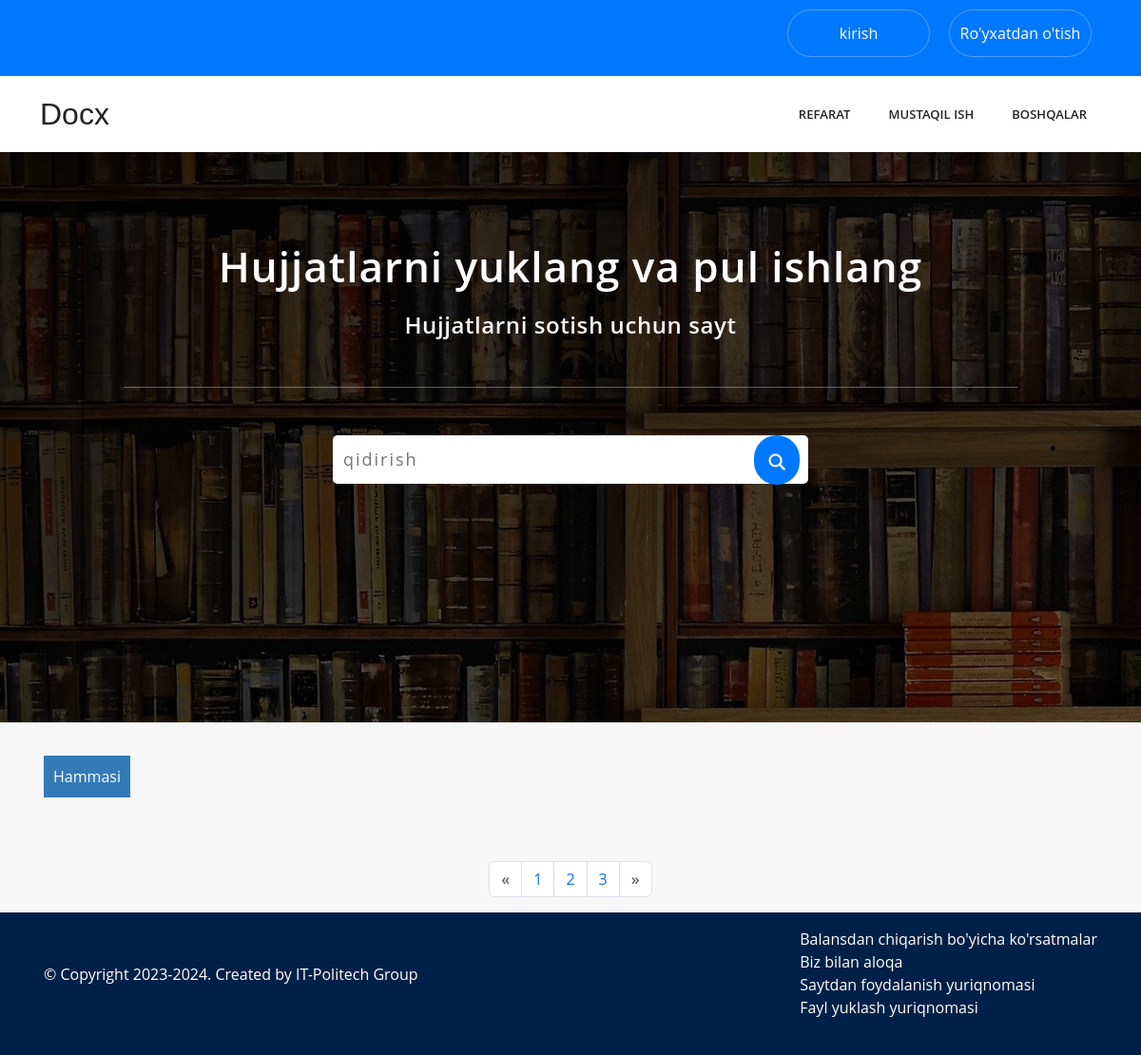
The app's page /, older data.
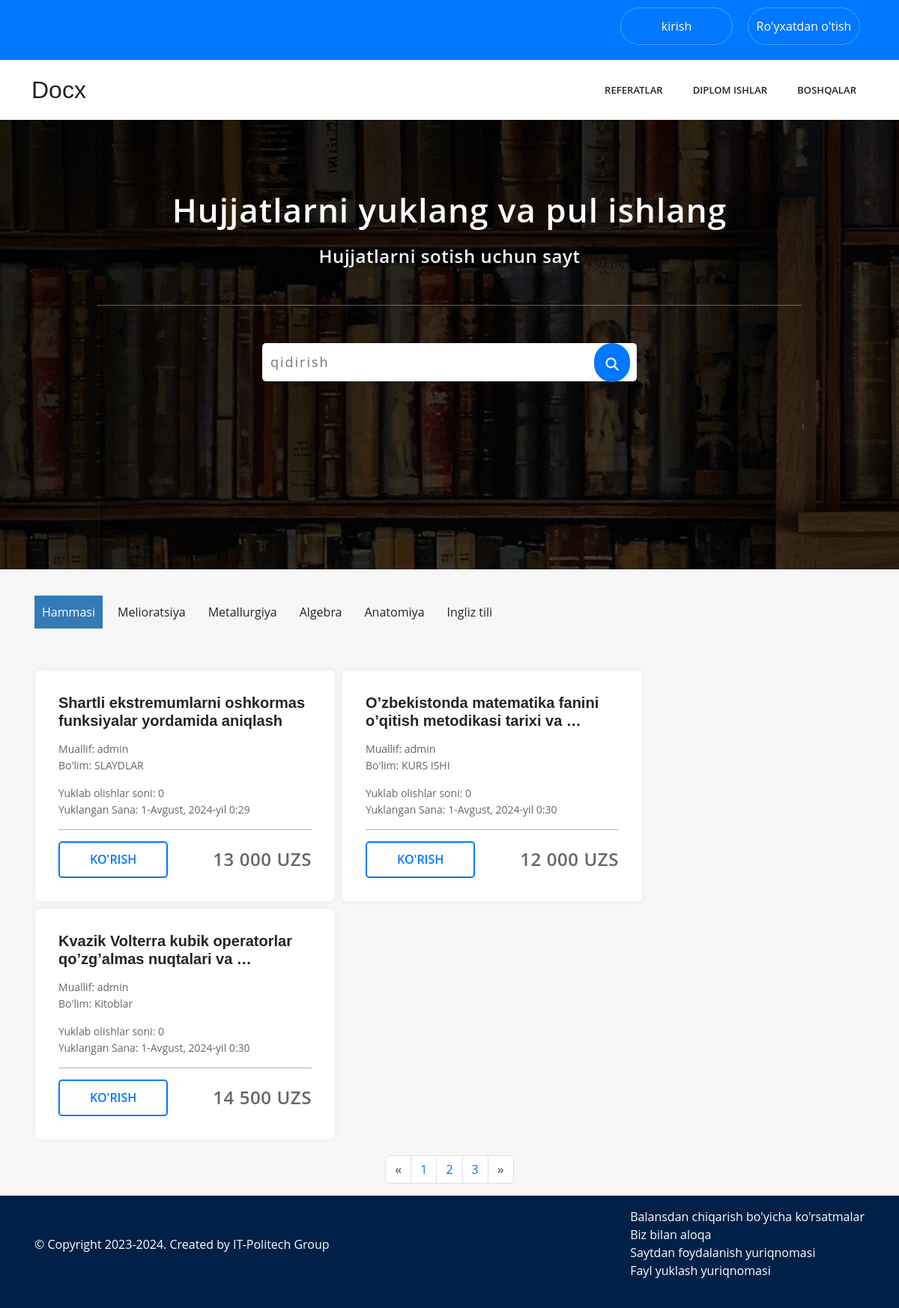
The same page, newer data.
### products/models.py (models this page shows, shortened)
class Category(models.Model):
    name = models.CharField( max_length=150)
    class Meta:
        verbose_name = "category"
        verbose_name_plural = "categorys"
    def __str__(self):
        return self.name

class CategoryScience(models.Model):
    name = models.CharField( max_length=100)
    class Meta:
        verbose_name = "category Science"
        verbose_name_plural = "category Science"

class Product(models.Model):
    Author = models.ForeignKey(CustomUser, on_delete=models.CASCADE)
    category = models.ForeignKey(Category, on_delete=models.CASCADE)
    categoryScience = models.ForeignKey("CategoryScience", on_delete=models.CASCADE)
    name = models.CharField( max_length=150, verbose_name='Mavzu')
    price = models.CharField( max_length=50, verbose_name='narxi')
    created = models.DateTimeField( auto_now_add=False, verbose_name='yuklangan sana')
    file = models.FileField( upload_to='Files/' )
    class Meta:
        verbose_name = "Article"
        verbose_name_plural = "Articles"

### users/models.py (models this page shows)
class CustomUser(AbstractUser):
    username = models.CharField(max_length=150, unique=True)
    phone_number = models.CharField(max_length=15)
    def __str__(self) -> str:
        return self.username

### myapp/views.py (the view)
# urls.py: path('', IndexView.as_view(), name='index'),
class IndexView(View):
    def get(self,request):
        products = Product.objects.all()
        category = Category.objects.all()
        science = CategoryScience.objects.all()
        context = {
            "products":products,
            "category":category,
            "science":science,
        }
        return render(request, "index.html", context)

### myapp/views.py (called while the page is built)
def for_all_pages(request):
    category = Category.objects.all()
    science = CategoryScience.objects.all()
    return {"category":category, "science":science}

### templates/index.html
{% extends "base.html" %}
{% load static %}
{% block content %}
    <section class="bg-img">
        <div class="container cont-nav-center">
            <h1>Hujjatlarni yuklang va pul ishlang</h1>
            <p>Hujjatlarni sotish uchun sayt</p>
            <div class="nav-cont-line"></div>
            <div class="cont-nav-center-box">
                <div class="search-input">
                    <input type="text" placeholder="qidirish">
                    <a href="#"><img src="{% static "img/Remove-bg.ai_1721827232078.png" %}"></a>
                </div>
            </div>
        </div>
    </section>
    <section class="categorys">
        <div class="container">
            <ul>
                <li><a href="#" class='active'>Hammasi</a></li>
                {% for i in science %}
                    <li><a href="{% url "main:article_list" i.pk %}">{{ i.name }}</a></li>
                {% endfor %}
            </ul>
        </div>
    </section>
    <section>
        <div class="container d-flex flex-wrap mb-3">
            {% for product in products %}
            {% if forloop.counter <= 6 %}
            <div class="card">
                <div class="card-body">
                    <h5 class="card-title">{{ product.name|truncatewords:7 }}</h5>
                    <div class="text-name">
                        <p class="p1">Muallif: {{ product.Author }} </p>
                        <p class="p2">Bo'lim: {{ product.category }} </p>
                    </div>
                    <div class="text-data">
                        <p class="p1">Yuklab olishlar soni: 0 </p>
                        <p class="p2">Yuklangan Sana: {{ product.created }} </p>
                    </div>
                    <div class="card-line"></div>
                    <div class="text-btn">
                        <a href="#">Ko'rish</a>
                        <h4>{{ product.price }} UZS</h4>
                    </div>
                </div>
            </div>
            {% endif %}
            {% endfor %}
        </div>
    </section>
    <div class="container">
        <nav aria-label="Page navigation example ">
            <ul class="pagination justify-content-center">
              <li class="page-item">
                <a class="page-link" href="#" aria-label="Previous">
                  <span aria-hidden="true">&laquo;</span>
                </a>
              </li>
              <li class="page-item"><a class="page-link" href="#">1</a></li>
              <li class="page-item"><a class="page-link" href="#">2</a></li>
              <li class="page-item"><a class="page-link" href="#">3</a></li>
              <li class="page-item">
                <a class="page-link" href="#" aria-label="Next">
                  <span aria-hidden="true">&raquo;</span>
                </a>
              </li>
            </ul>
          </nav>
    </div>
{% endblock content %}

### templates/base.html (shortened to what this page needs)
{% load static %}
<!DOCTYPE html>
<html lang="en">
<head>
    <link rel="stylesheet" href="{% static "css/bootstrap.css" %}">
    <link rel="stylesheet" href="{% static "css/main.css" %}">
</head>
<body>
    {% include "__navbar.html" %}
    {% block content %}{% endblock content %}
    {% include "__footer.html" %}
</body>
</html>

### templates/__navbar.html (shortened to what this page needs)
<nav class="navbar-top">
    <div class="container">
        <div class="navbar-box-top">
            {% if request.user.is_authenticated %}
                <a href="#">Fayl yuklash</a>
                <a href="">Profil</a>
                <a href="{% url "logout" %}">Log out</a>
            {% else %}
                <a href="{% url "login" %}">kirish</a>
                <a href="{% url "users:signup" %}">Ro'yxatdan o'tish</a>
            {% endif %}
        </div>
    </div>
    <div class="bg-2">
        <div class="container">
            <div class="navbar-box-bottom">
                <h2 class="link-h2">Docx</h2>
                <ul>
                    {% for i in category %}
                        {% if forloop.counter <= 2 %}
                            <li><a href="{% url 'main:category_list' i.pk %}">{{ i.name }}</a></li>
                        {% endif %}
                    {% endfor %}
                    <li class="vse"><a href="#">Boshqalar</a>
                    </li>
                </ul>
            </div>
        </div>
    </div>
</nav>

### templates/__footer.html
<footer>
    <div class="container p-3 d-flex justify-content-between">
        <div class="left">
            <h6>&copy; Copyright 2023-2024. Created by IT-Politech Group</h6>
        </div>
        <div class="right">
            <ul>
                <li><a href="#">Balansdan chiqarish bo'yicha ko'rsatmalar</a></li>
                <li><a href="#">Biz bilan aloqa</a></li>
                <li><a href="#">Saytdan foydalanish yuriqnomasi</a></li>
                <li><a href="#">Fayl yuklash yuriqnomasi</a></li>
            </ul>
        </div>
    </div>
</footer>

### static/css/main.css (style rules this page uses)
* { margin: 0; padding: 0; box-sizing: border-box; font-family: 'Open Sans', sans-serif; }
body { background-color: #f7f7f7; }
.navbar-top { background: #0078ff; }
.navbar-box-top { width: 100%; height: 80px; display: flex; justify-content: end; }
.navbar-box-top a { font-weight: 500; text-align: center; align-content: center; margin: 10px; border-radius: 30px; height: 50px; width: 150px; text-decoration: none; color: #fff; border: 1px solid rgba(255, 255, 255, 0.3); font-family: 'Open Sans', sans-serif; }
.bg-2 { background: #fff; }
.navbar-box-bottom { display: flex; justify-content: space-between; height: 80px; }
.navbar-box-bottom .link-h2 { display: flex; flex-direction: column; justify-content: center; text-decoration: none; color: #232323; font-weight: normal; font-family: 'Poppins', sans-serif; letter-spacing: 0; margin: 0; }
.navbar-box-bottom ul { display: flex; justify-content: space-between; list-style-type: none; }
.navbar-box-bottom ul li a { text-decoration: none; line-height: 80px; margin-left: 10px; color: #232323; transition: all .2s; font-size: 13px; font-weight: 600; letter-spacing: 0.06px; padding: 35px 15px; text-transform: uppercase; }
.bg-img { background-attachment: fixed; background-image: linear-gradient(rgba(0,0,0,0.7),rgba(0,0,0,0.5)),url(../img/rasm1.jpg); height: 600px; background-repeat: no-repeat; background-size: cover; }
.nav-cont-line { height: 1px; width: 100%; background: rgba(255, 255, 255, 0.349); margin-top: 50px; margin-bottom: 50px; }
.cont-nav-center { height: 300px; padding: 100px; text-align: center; }
.bg-img h1 { color: #f7f7f7; font-size: 44px; font-weight: 600; line-height: 1.3; margin-top: -8px; margin-bottom: 25px; letter-spacing: 0.6px; }
.bg-img p { color: #f7f7f7; font-size: 24px; font-weight: 600; line-height: 1.3; margin-top: -8px; margin-bottom: 25px; letter-spacing: 0.6px; }
.cont-nav-center-box { display: flex; justify-content: center; }
.search-input { width: 500px; background: #fff; height:51px; border-radius: 5px; }
.search-input input { border: none; outline: none; letter-spacing: 2px; padding: 2px; margin: 10px 0 !important; width: 430px; font-size: 18px; }
.search-input a { background: #0078ff; padding: 15px 4px; border-radius: 100px; color: #fff !important; }
.search-input a img { width: 40px; }
.categorys { padding: 30px 0; }
.categorys ul { display: flex; flex-wrap: wrap; list-style: none; }
.categorys ul li a { display: inline-block; text-decoration: none; color: #232323; padding: 10px; margin: 5px; transition: all .2s; }
.active { color: #fff !important; margin-left: -28px !important ; background-color: #337ab7; }
.card { width: 400px; box-shadow: 0 0 10px rgba(0, 0, 0, 0.068); border: none !important; border-radius: none !important; margin: 5px; padding: 15px; }
.card h5 { font-weight: 600; font-family: 'Franklin Gothic Medium', 'Arial Narrow', Arial, sans-serif; }
.p1 { color: #666666; font-size: 14px; margin-top: 15px; }
.p2 { color: #666666; font-size: 14px; margin-top: -15px; }
.card-line { height: 1px; width: 100%; background: #00000049; margin: 15px 0; }
.text-btn { display: flex; justify-content: space-between; }
.text-btn a { display: inline-block; color: #0078ff; border: 2px solid #0078ff; -webkit-border-radius: 5px; -moz-border-radius: 5px; border-radius: 5px; text-transform: uppercase; font-weight: 600; padding: 10px 40px; text-decoration: none; }
.text-btn h4 { margin: 10px 0; font-weight: 600; letter-spacing: 0.6px; color: #666666; }
footer { background: #002147 none repeat scroll 0 0; height: 150px; }
.left h6 { color: #fff; margin-top: 40px; }
.right ul { list-style: none; }
.right ul li a { text-decoration: none; color: #fff; }
.cont-nav-center h1 { color: #fff; letter-spacing: 1px; }
span { font-weight: 600; color: #666666; }

Row changes from the older to the newer data that the page shows:
changed Category: name "REFARAT" → "REFERATLAR"
changed Category: name "MUSTAQIL ISH" → "DIPLOM ISHLAR"
added CategoryScience: name "Melioratsiya"
added CategoryScience: name "Metallurgiya"
added CategoryScience: name "Algebra"
added CategoryScience: name "Anatomiya"
added CategoryScience: name "Ingliz tili"
added Product: name "Shаrtli ekstremumlаrni oshkormаs funksiyаlаr yordаmidа аniqlаsh", Author "admin", category "SLAYDLAR", created "1-Avgust, 2024-yil 0:29", price "13 000"
added Product: name "O’zbekistonda matematika fanini o’qitish metodikasi tarixi va …", Author "admin", category "KURS ISHI", created "1-Avgust, 2024-yil 0:30", price "12 000"
added Product: name "Kvazik Volterra kubik operatorlar qo’zg’almas nuqtalari va …", Author "admin", category "Kitoblar", created "1-Avgust, 2024-yil 0:30", price "14 500"
